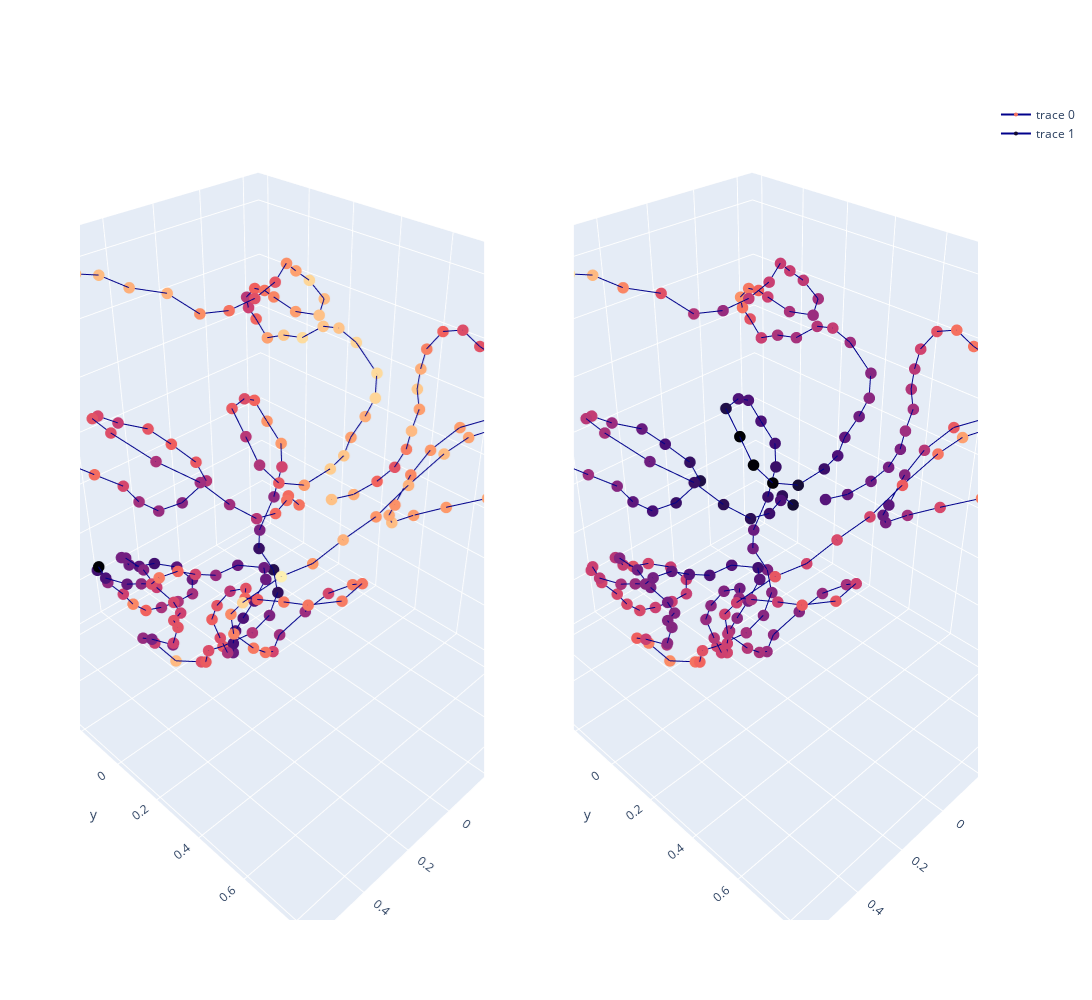

Notebook cell for this chart:
### Code cell
colorscale1 = -relative_error
colorscale2 = pLLDTs
color1 = 'magma'
color2 = 'magma'

plot_true_pred_structures(x_pred, y_pred, z_pred, x_pred, y_pred, z_pred, colorscale1, colorscale2, color1, color2)

# Shape comparison
print('Kabsch distance is ' + str(kabsch_distance_numpy(trussart_pred_structure, trussart_true_structure, EMBEDDING_SIZE)))

### Figure 1 — Plotly figure (JSON) as saved in the notebook; plotly's stock layout.template omitted (floating-point values rounded to 4 significant figures; data arrays with more than 128 entries replaced by an {"elided": "..."} marker saying what was removed)
{"data": [{"line": {"color": "darkblue", "width": 2}, "marker": {"color": {"elided": "202 float values"}, "colorscale": [[0, "#000004"], [0.1111, "#180f3d"], [0.2222, "#440f76"], [0.3333, "#721f81"], [0.4444, "#9e2f7f"], [0.5556, "#cd4071"], [0.6667, "#f1605d"], [0.7778, "#fd9668"], [0.8889, "#feca8d"], [1, "#fcfdbf"]], "size": 4}, "scene": "scene", "type": "scatter3d", "x": {"elided": "202 float values"}, "y": {"elided": "202 float values"}, "z": {"elided": "202 float values"}}, {"line": {"color": "darkblue", "width": 2}, "marker": {"color": {"elided": "202 float values"}, "colorscale": [[0, "#000004"], [0.1111, "#180f3d"], [0.2222, "#440f76"], [0.3333, "#721f81"], [0.4444, "#9e2f7f"], [0.5556, "#cd4071"], [0.6667, "#f1605d"], [0.7778, "#fd9668"], [0.8889, "#feca8d"], [1, "#fcfdbf"]], "size": 4}, "scene": "scene2", "type": "scatter3d", "x": {"elided": "202 float values"}, "y": {"elided": "202 float values"}, "z": {"elided": "202 float values"}}], "layout": {"height": 1000, "scene": {"domain": {"x": [0, 0.45], "y": [0, 1]}}, "scene2": {"domain": {"x": [0.55, 1], "y": [0, 1]}}, "width": 1300}}
